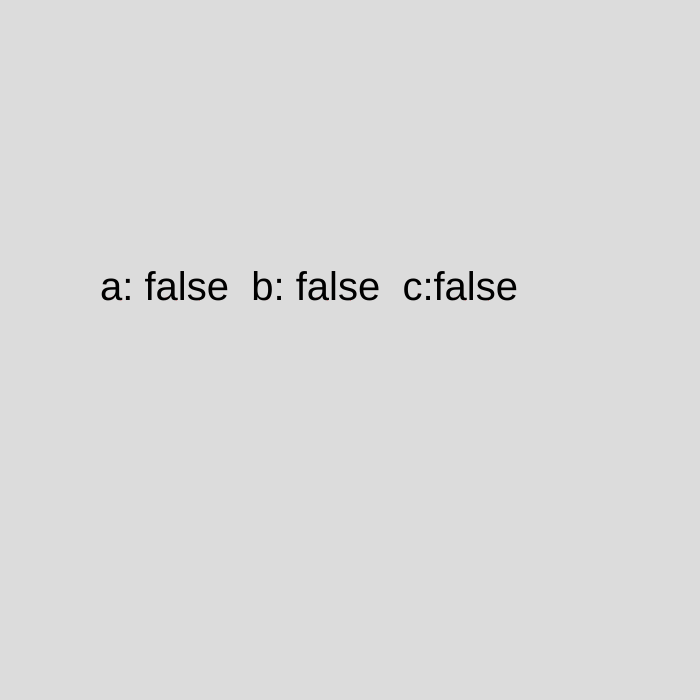
Frame 1 (no input)
Frame 60 (no input): identical to frame 1, image omitted
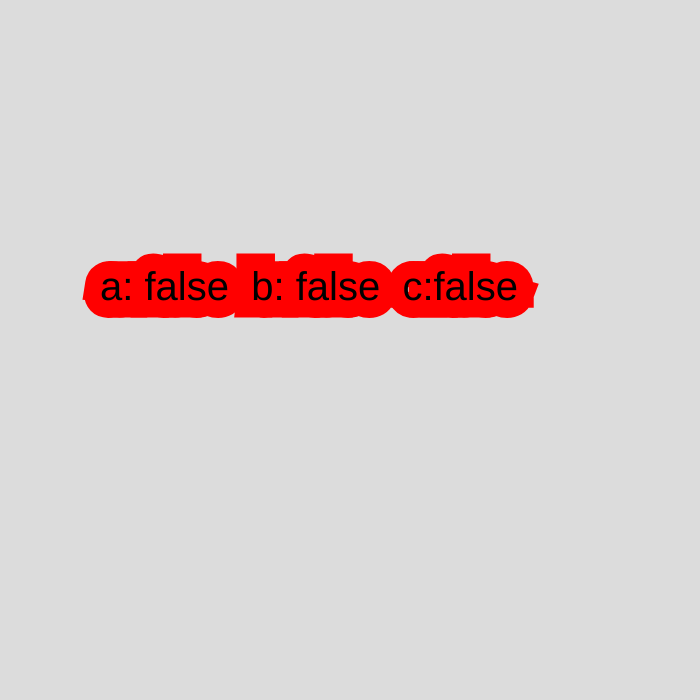
Frame 120 (the mouse pressed at the canvas centre since frame 60)

The p5.js sketch that drew these frames (run headless with seeded random() and noise() and a simulated clock; from frame 60 on, the mouse is pressed at the canvas centre):

// p5.js sketch
// ── sketch.js
// Multiple keys and Outlines
// Aamish
// November 15, 2025


// keysIsDown() → returns boolean 

function setup() {
  createCanvas(700, 700);
}

function draw() {
  background(220);
  check_Multi();
}

function check_Multi(){

  strokeWeight(mouseX / 10)
  stroke(255, 0, 0)
  //check for multiple key pressed (3 simultaniuos)
  let a = keyIsDown(65); // "a"
  let b = keyIsDown(66); // "b"
  let c = keyIsDown(67); // "c"
  textSize(40);
  text("a: " + a + "\tb: " + b + "\tc:" + c, 100, 300);
}
